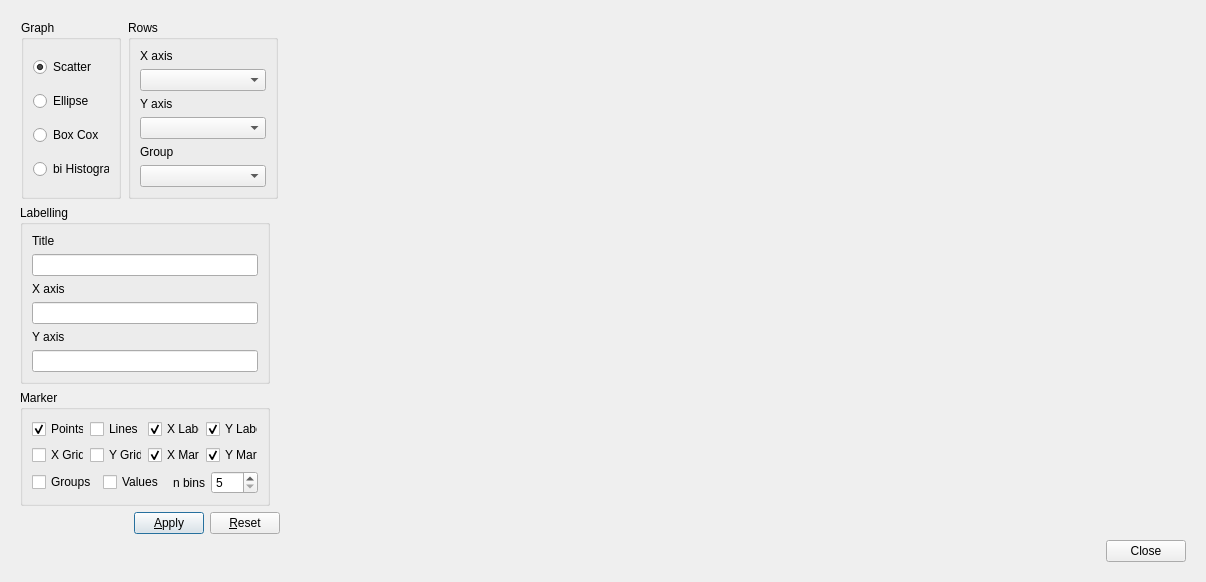
<?xml version="1.0" encoding="UTF-8"?>
<ui version="4.0">
 <class>Dialog</class>
 <widget class="QDialog" name="Dialog">
  <property name="geometry">
   <rect>
    <x>0</x>
    <y>0</y>
    <width>1206</width>
    <height>573</height>
   </rect>
  </property>
  <property name="windowTitle">
   <string>Bivariate Rows</string>
  </property>
  <layout class="QVBoxLayout" name="verticalLayout_8">
   <item>
    <widget class="QWidget" name="centralwidget" native="true">
     <layout class="QHBoxLayout" name="horizontalLayout_12">
      <item>
       <layout class="QVBoxLayout" name="verticalLayout_3">
        <item>
         <layout class="QHBoxLayout" name="horizontalLayout_5">
          <item>
           <layout class="QVBoxLayout" name="verticalLayout_2">
            <item>
             <layout class="QHBoxLayout" name="horizontalLayout_6">
              <item>
               <widget class="QGroupBox" name="groupBox_3">
                <property name="sizePolicy">
                 <sizepolicy hsizetype="Fixed" vsizetype="Preferred">
                  <horstretch>0</horstretch>
                  <verstretch>0</verstretch>
                 </sizepolicy>
                </property>
                <property name="minimumSize">
                 <size>
                  <width>100</width>
                  <height>0</height>
                 </size>
                </property>
                <property name="maximumSize">
                 <size>
                  <width>100</width>
                  <height>16777215</height>
                 </size>
                </property>
                <property name="title">
                 <string>Graph</string>
                </property>
                <layout class="QHBoxLayout" name="horizontalLayout_11">
                 <item>
                  <layout class="QVBoxLayout" name="verticalLayout_4">
                   <item>
                    <widget class="QRadioButton" name="scatterradioButton">
                     <property name="text">
                      <string>Scatter</string>
                     </property>
                     <property name="checked">
                      <bool>true</bool>
                     </property>
                    </widget>
                   </item>
                   <item>
                    <widget class="QRadioButton" name="ellipseradioButton">
                     <property name="text">
                      <string>Ellipse</string>
                     </property>
                    </widget>
                   </item>
                   <item>
                    <widget class="QRadioButton" name="boxcoxradioButton">
                     <property name="text">
                      <string>Box Cox</string>
                     </property>
                    </widget>
                   </item>
                   <item>
                    <widget class="QRadioButton" name="histogramradioButton">
                     <property name="text">
                      <string>bi Histogram</string>
                     </property>
                    </widget>
                   </item>
                  </layout>
                 </item>
                </layout>
               </widget>
              </item>
              <item>
               <widget class="QGroupBox" name="groupBox">
                <property name="sizePolicy">
                 <sizepolicy hsizetype="Fixed" vsizetype="Preferred">
                  <horstretch>0</horstretch>
                  <verstretch>0</verstretch>
                 </sizepolicy>
                </property>
                <property name="minimumSize">
                 <size>
                  <width>150</width>
                  <height>0</height>
                 </size>
                </property>
                <property name="title">
                 <string>Rows</string>
                </property>
                <layout class="QVBoxLayout" name="verticalLayout_7">
                 <item>
                  <layout class="QVBoxLayout" name="verticalLayout_5">
                   <item>
                    <widget class="QLabel" name="Xlabel">
                     <property name="text">
                      <string>X axis</string>
                     </property>
                    </widget>
                   </item>
                   <item>
                    <widget class="QComboBox" name="XcomboBox">
                     <property name="maximumSize">
                      <size>
                       <width>200</width>
                       <height>16777215</height>
                      </size>
                     </property>
                    </widget>
                   </item>
                   <item>
                    <widget class="QLabel" name="Ylabel">
                     <property name="text">
                      <string>Y axis</string>
                     </property>
                    </widget>
                   </item>
                   <item>
                    <widget class="QComboBox" name="YcomboBox">
                     <property name="maximumSize">
                      <size>
                       <width>200</width>
                       <height>16777215</height>
                      </size>
                     </property>
                    </widget>
                   </item>
                   <item>
                    <widget class="QLabel" name="label_5">
                     <property name="text">
                      <string>Group</string>
                     </property>
                    </widget>
                   </item>
                   <item>
                    <widget class="QComboBox" name="GcomboBox"/>
                   </item>
                  </layout>
                 </item>
                </layout>
               </widget>
              </item>
             </layout>
            </item>
            <item>
             <widget class="QGroupBox" name="groupBox_2">
              <property name="sizePolicy">
               <sizepolicy hsizetype="Fixed" vsizetype="Preferred">
                <horstretch>0</horstretch>
                <verstretch>0</verstretch>
               </sizepolicy>
              </property>
              <property name="minimumSize">
               <size>
                <width>250</width>
                <height>0</height>
               </size>
              </property>
              <property name="maximumSize">
               <size>
                <width>250</width>
                <height>16777215</height>
               </size>
              </property>
              <property name="title">
               <string>Labelling</string>
              </property>
              <layout class="QHBoxLayout" name="horizontalLayout_10">
               <item>
                <layout class="QVBoxLayout" name="verticalLayout_6">
                 <item>
                  <widget class="QLabel" name="label">
                   <property name="text">
                    <string>Title</string>
                   </property>
                  </widget>
                 </item>
                 <item>
                  <widget class="QLineEdit" name="TlineEdit"/>
                 </item>
                 <item>
                  <widget class="QLabel" name="label_2">
                   <property name="text">
                    <string>X axis</string>
                   </property>
                  </widget>
                 </item>
                 <item>
                  <widget class="QLineEdit" name="XlineEdit"/>
                 </item>
                 <item>
                  <widget class="QLabel" name="label_3">
                   <property name="text">
                    <string>Y axis</string>
                   </property>
                  </widget>
                 </item>
                 <item>
                  <widget class="QLineEdit" name="YlineEdit"/>
                 </item>
                </layout>
               </item>
              </layout>
             </widget>
            </item>
            <item>
             <widget class="QGroupBox" name="MarkergroupBox">
              <property name="sizePolicy">
               <sizepolicy hsizetype="Fixed" vsizetype="Preferred">
                <horstretch>0</horstretch>
                <verstretch>0</verstretch>
               </sizepolicy>
              </property>
              <property name="minimumSize">
               <size>
                <width>250</width>
                <height>0</height>
               </size>
              </property>
              <property name="maximumSize">
               <size>
                <width>150</width>
                <height>16777215</height>
               </size>
              </property>
              <property name="title">
               <string>Marker</string>
              </property>
              <layout class="QVBoxLayout" name="verticalLayout">
               <item>
                <layout class="QHBoxLayout" name="horizontalLayout">
                 <item>
                  <widget class="QCheckBox" name="PcheckBox">
                   <property name="text">
                    <string>Points</string>
                   </property>
                   <property name="checked">
                    <bool>true</bool>
                   </property>
                  </widget>
                 </item>
                 <item>
                  <widget class="QCheckBox" name="LcheckBox">
                   <property name="text">
                    <string>Lines</string>
                   </property>
                  </widget>
                 </item>
                 <item>
                  <widget class="QCheckBox" name="XcheckBox">
                   <property name="text">
                    <string>X Label</string>
                   </property>
                   <property name="checked">
                    <bool>true</bool>
                   </property>
                  </widget>
                 </item>
                 <item>
                  <widget class="QCheckBox" name="YcheckBox">
                   <property name="text">
                    <string>Y Label</string>
                   </property>
                   <property name="checked">
                    <bool>true</bool>
                   </property>
                  </widget>
                 </item>
                </layout>
               </item>
               <item>
                <layout class="QHBoxLayout" name="horizontalLayout_2">
                 <item>
                  <widget class="QCheckBox" name="XGcheckBox">
                   <property name="text">
                    <string>X Grid</string>
                   </property>
                  </widget>
                 </item>
                 <item>
                  <widget class="QCheckBox" name="YGcheckBox">
                   <property name="text">
                    <string>Y Grid</string>
                   </property>
                  </widget>
                 </item>
                 <item>
                  <widget class="QCheckBox" name="XMcheckBox">
                   <property name="text">
                    <string>X Marks</string>
                   </property>
                   <property name="checked">
                    <bool>true</bool>
                   </property>
                  </widget>
                 </item>
                 <item>
                  <widget class="QCheckBox" name="YMcheckBox">
                   <property name="text">
                    <string>Y Marks</string>
                   </property>
                   <property name="checked">
                    <bool>true</bool>
                   </property>
                  </widget>
                 </item>
                </layout>
               </item>
               <item>
                <layout class="QHBoxLayout" name="horizontalLayout_3">
                 <item>
                  <widget class="QCheckBox" name="GcheckBox">
                   <property name="text">
                    <string>Groups</string>
                   </property>
                   <property name="checked">
                    <bool>false</bool>
                   </property>
                  </widget>
                 </item>
                 <item>
                  <widget class="QCheckBox" name="VcheckBox">
                   <property name="text">
                    <string>Values</string>
                   </property>
                  </widget>
                 </item>
                 <item>
                  <layout class="QHBoxLayout" name="horizontalLayout_9">
                   <item>
                    <widget class="QLabel" name="label_4">
                     <property name="text">
                      <string>n bins</string>
                     </property>
                    </widget>
                   </item>
                   <item>
                    <widget class="QSpinBox" name="spinBox">
                     <property name="minimum">
                      <number>5</number>
                     </property>
                     <property name="maximum">
                      <number>200</number>
                     </property>
                     <property name="value">
                      <number>5</number>
                     </property>
                    </widget>
                   </item>
                  </layout>
                 </item>
                </layout>
               </item>
              </layout>
             </widget>
            </item>
            <item>
             <layout class="QHBoxLayout" name="horizontalLayout_4">
              <item>
               <spacer name="horizontalSpacer_2">
                <property name="orientation">
                 <enum>Qt::Horizontal</enum>
                </property>
                <property name="sizeHint" stdset="0">
                 <size>
                  <width>40</width>
                  <height>20</height>
                 </size>
                </property>
               </spacer>
              </item>
              <item>
               <layout class="QHBoxLayout" name="horizontalLayout_8">
                <item>
                 <widget class="QPushButton" name="ApplyButton">
                  <property name="sizePolicy">
                   <sizepolicy hsizetype="Fixed" vsizetype="Fixed">
                    <horstretch>0</horstretch>
                    <verstretch>0</verstretch>
                   </sizepolicy>
                  </property>
                  <property name="minimumSize">
                   <size>
                    <width>70</width>
                    <height>0</height>
                   </size>
                  </property>
                  <property name="maximumSize">
                   <size>
                    <width>70</width>
                    <height>16777215</height>
                   </size>
                  </property>
                  <property name="text">
                   <string>&amp;Apply</string>
                  </property>
                 </widget>
                </item>
                <item>
                 <widget class="QPushButton" name="ResetButton">
                  <property name="sizePolicy">
                   <sizepolicy hsizetype="Fixed" vsizetype="Fixed">
                    <horstretch>0</horstretch>
                    <verstretch>0</verstretch>
                   </sizepolicy>
                  </property>
                  <property name="minimumSize">
                   <size>
                    <width>70</width>
                    <height>0</height>
                   </size>
                  </property>
                  <property name="maximumSize">
                   <size>
                    <width>70</width>
                    <height>16777215</height>
                   </size>
                  </property>
                  <property name="text">
                   <string>&amp;Reset</string>
                  </property>
                 </widget>
                </item>
               </layout>
              </item>
             </layout>
            </item>
           </layout>
          </item>
          <item>
           <widget class="QWidget" name="mplwindow" native="true">
            <property name="minimumSize">
             <size>
              <width>900</width>
              <height>500</height>
             </size>
            </property>
            <layout class="QVBoxLayout" name="mplvl"/>
           </widget>
          </item>
         </layout>
        </item>
        <item>
         <layout class="QHBoxLayout" name="horizontalLayout_7">
          <item>
           <spacer name="horizontalSpacer">
            <property name="orientation">
             <enum>Qt::Horizontal</enum>
            </property>
            <property name="sizeHint" stdset="0">
             <size>
              <width>334</width>
              <height>18</height>
             </size>
            </property>
           </spacer>
          </item>
          <item>
           <widget class="QPushButton" name="pushButton">
            <property name="text">
             <string>Close</string>
            </property>
           </widget>
          </item>
         </layout>
        </item>
       </layout>
      </item>
     </layout>
     <zorder></zorder>
     <zorder></zorder>
     <zorder>horizontalSpacer_2</zorder>
     <zorder>mplwindow</zorder>
     <zorder>mplwindow</zorder>
     <zorder>horizontalSpacer</zorder>
     <zorder>pushButton</zorder>
     <zorder></zorder>
     <zorder></zorder>
    </widget>
   </item>
  </layout>
  <zorder></zorder>
 </widget>
 <resources/>
 <connections>
  <connection>
   <sender>pushButton</sender>
   <signal>clicked()</signal>
   <receiver>Dialog</receiver>
   <slot>accept()</slot>
   <hints>
    <hint type="sourcelabel">
     <x>764</x>
     <y>705</y>
    </hint>
    <hint type="destinationlabel">
     <x>695</x>
     <y>717</y>
    </hint>
   </hints>
  </connection>
 </connections>
</ui>
